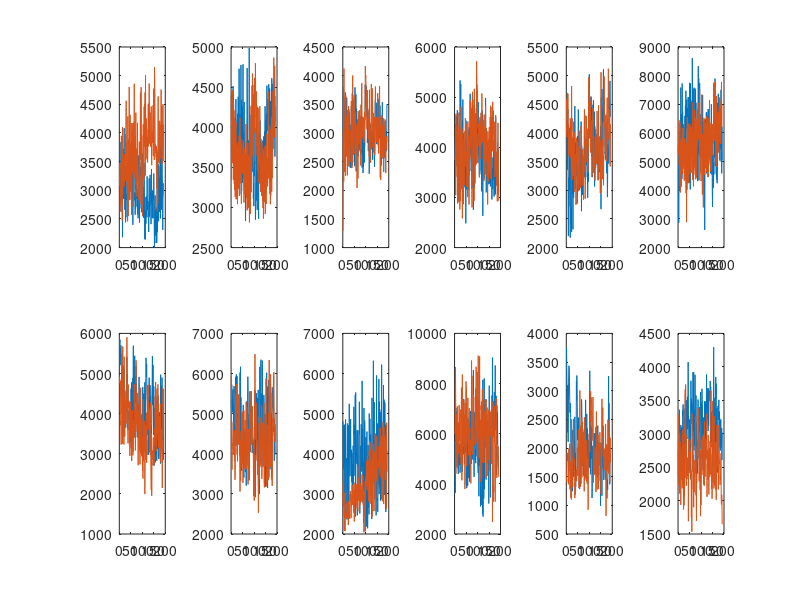

Write the MATLAB code that produced this figure. (Note: this script raises an error after producing the figure.)
% Extract velocity values for each dataset

%% Get a list of all datasets 
close all;
filenames = dir(fullfile('..\..\Data\Parkinson_Pilot\all_datasets\',"*.mat"));
n_files = length(filenames);
n_trials = 33;
n_conds = 2;
n_blocks = 6;
conds = ["Slow","Fast"];
peaks_all = [];

for i_file=1:n_files
    % Load the data from one recording
    load(strcat('..\..\Data\Parkinson_Pilot\all_datasets\',filenames(i_file).name));
    data = struct.data; 
    options = struct.options; 
    if ~any(fieldnames(options) == "cond")
        options.cond = options.slow_first;
    end
    % Change the block order accordingly such that slow always comes first
    if options.cond % Cond = 1 = Slow/First
        blocks = [3:8; 9:14];
    else % Cond = 0 = First/Slow
        blocks = [9:14; 3:8];
    end
    peaks_cond = [];
    for i_cond=1:n_conds
        peaks = [];
        for i_block = 1:n_blocks
            for i_trial = 1:n_trials
                % Extract trial data
                mask = data(:,8) == blocks(i_cond,i_block) & data(:,9) == i_trial;
                data_trial = data(mask, :);
                % Extract peak 
                peak = max(data_trial(:,4));
                % Delete trial after break and trial at the end to match
                % trial number of new task version
                if ~(i_trial == 1 && ismember(i_block, [1 4])) &&...
                   ~(i_trial > 31 && ismember(i_block, [3 6]))
                    peaks = cat(1,peaks,peak);
                end
            end
        end
        peaks = filloutliers(peaks,"linear");
        peaks_cond = cat(2,peaks_cond,peaks);
    end
    peaks_all = cat(3,peaks_all,peaks_cond);
    disp(max(data((data(:,1)<10000),1)));
end

%% Plot for visual inspection 
figure;
for i_file=1:n_files
    subplot(2,5,i_file);
    plot(peaks_all(:,:,i_file));
end

%% Plot for visual inspection 
figure;
load('peak_velocities_raw.mat')
for i_file=1:size(peaks_all_raw,3)
    subplot(2,6,i_file);
    plot(peaks_all_raw(:,:,i_file));
end

%% Load new data
filenames = dir(fullfile('..\..\Data\New task Data\',"*.mat"));
n_files = length(filenames);
n_trials = 96;
n_conds = 2;
n_blocks = 2;
conds = ["Slow","Fast"];
peaks_all_new = [];

for i_file=1:n_files
    % Load the data from one recording
    load(strcat('..\..\Data\New Task Data\',filenames(i_file).name));
    data = struct.data; 
    options = struct.options; 
    % Change the block order accordingly such that slow always comes first
    if options.cond % Cond = 1 = Slow/First
        blocks = [1:2;3:4];
    else % Cond = 0 = First/Slow
        blocks = [3:4;1:2];
    end
    peaks_cond = [];
    for i_cond=1:n_conds
        peaks = [];
        for i_block = 1:n_blocks
            for i_trial = 1:n_trials
                % Extract trial data
                mask = data(:,8) == blocks(i_cond,i_block) & data(:,9) == i_trial;
                data_trial = data(mask, :);
                % Compute mean velocity based on 7 values
                data_vel_av = zeros(1,length(data_trial));
                for i=7:length(data_trial)
                    data_vel_av(i) = mean(data_trial(i-6:i,5));
                end
                % Extract peak 
                peak = max(data_vel_av)*2;
                peaks = cat(1,peaks,peak);
            end
        end
        peaks = filloutliers(peaks,"linear");
        peaks_cond = cat(2,peaks_cond,peaks);
    end
    peaks_all_new = cat(3,peaks_all_new,peaks_cond);
    max(data((data(:,1)<10000),1))
end

%% Plot for visual inspection 
figure;
for i_file=1:size(peaks_all_new,3)
    subplot(2,7,i_file);
    plot(peaks_all_new(:,:,i_file));
end

%% Concatenate old and new dataset
peaks_new = cat(3,peaks_all,peaks_all_new);
% Plot for visual inspection
figure;
for i_file=1:size(peaks_new,3)
    subplot(2,7,i_file);
    plot(peaks_new(:,:,i_file));
end

%% Add filenames
load('filenames.mat')
for i=1:size(peaks_all_new,3)
    tmp = filenames(i).name;
    names{size(peaks_all_raw,3)+i} = tmp(1:4)+"2_"+tmp(5:end);
end

%% Rename arrays
% peaks_all_raw = peaks_new;
